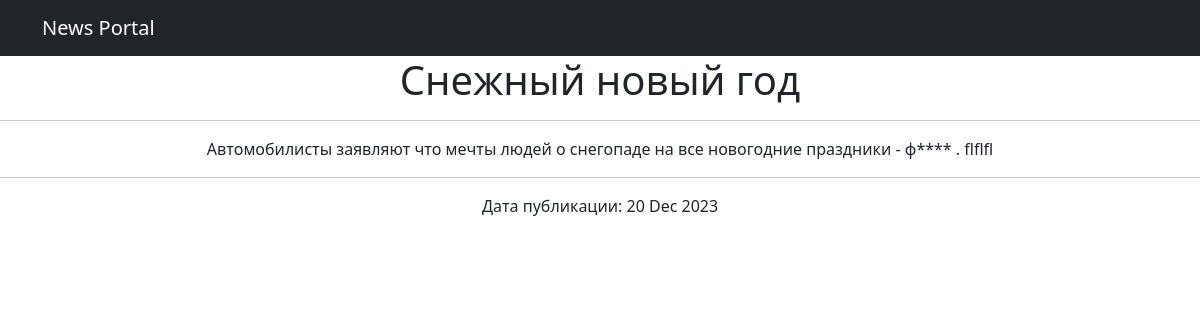
Page /news/4 on the committed database.
### news/models.py (models this page shows, shortened)
class Post(models.Model):
    ART = 'С'
    NEWS = 'Н'
    TYPES = [(ART, 'Статья'), (NEWS, 'Новость')]
    author = models.ForeignKey(Author, on_delete=models.CASCADE)
    post_type = models.CharField(max_length=10, choices=TYPES)
    created_at = models.DateTimeField(auto_now_add=True)
    post_category = models.ForeignKey(Category, on_delete=models.PROTECT, null=True)
    post_title = models.CharField(max_length=120)
    post_text = models.TextField()
    post_rating = models.IntegerField(default=0)

### news/views.py (the view)
# urls.py: path("<int:pk>", PostDetail.as_view()),
class PostDetail(DetailView):
    model = Post
    template_name = "new.html"
    context_object_name = "post"
    def get_context_data(self, **kwargs):
        context = super().get_context_data(**kwargs)
        context["time_now"] = datetime.utcnow()
        return context

### news/templatetags/custom_filters.py (called while the page is built)
@register.filter()
def censor(value: str):
    bad_words = {'Гадость': 'Г***',
                 'гадость': 'г***',
                 'Чушь': 'Ч***',
                 'чушь': 'ч***',
                 'Ерунда': 'Е*****',
                 'ерунда': 'е*****',
                 'Фигня': 'Ф****',
                 'фигня': 'ф****',
                 }
    words = value.split(' ')
    new_text = ''
    for i in range(len(words)):
        if words[i] in bad_words:
            words[i] = bad_words[words[i]]
            new_text += words[i]
            new_text += ' '
        else:
            new_text += words[i]
            new_text += ' '
    return new_text

### templates/new.html (shortened to what this page needs)
{% extends 'flatpages/default.html' %}
{% load custom_filters %}
{% block body %}
<center><h1>{{ post.post_title|censor }}</h1></center>
<hr>
<center>{{ post.post_text|censor }}</center>
<hr>
Дата публикации: {{ post.created_at|date:'d M Y' }}
{% endblock body %}

### rows in the picture
Post: post_title|censor "Снежный новый год", post_text|censor "Автомобилисты заявляют что мечты людей о снегопаде на все новогодние праздники - ф**** . flflfl", created_at "20 Dec 2023"
